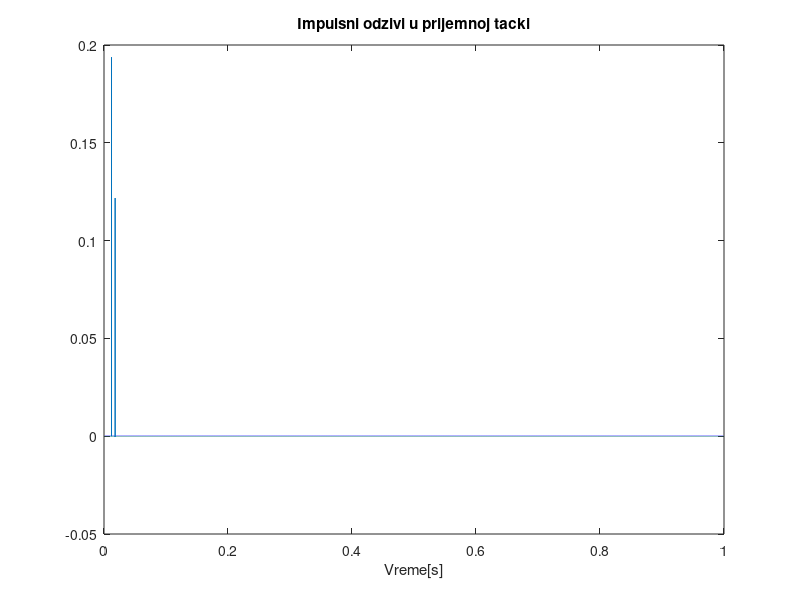
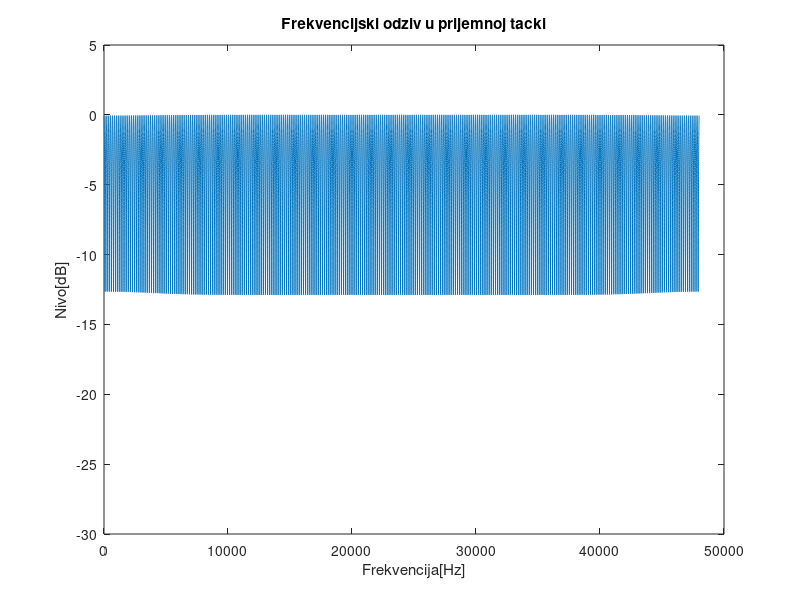
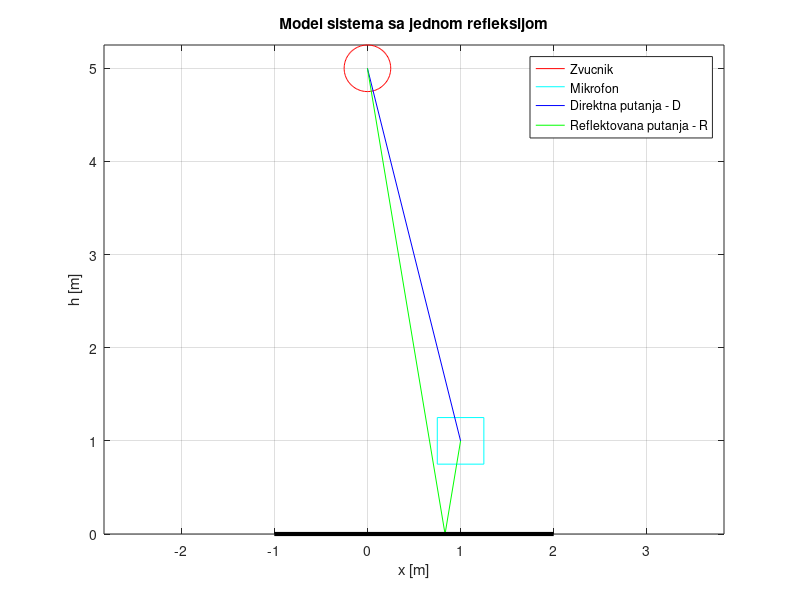

Here is the MATLAB script that generated these plots, in order: (Note: this script raises an error after producing the figures.)
clear all; close all; clc;

hz=5; %visina zvucnika u metrima
hm=1; %visina mikofona u metrima
xm=1; %udaljenost mikrofona od zvucnika u metrima

uz=4; %usmerenost zvucnika: 1 omnidirekciona 2 kardioida 3 bidirekciona 4 hiperkardioida
um=4; %usmerenost mikrofona 1 omnidirekciona 2 kardioida 3 bidirekciona 4 hiperkardioida
m=2; %materijal 1 beton 2 drvo 3 panel

fs=48000;
c=340;
const=sqrt(413/(4*pi));
N=10;

teta=atan((hz+hm)/xm);
D=sqrt((xm)^2+(hz-hm)^2);

if (xm==0)
    disp('Zvucnik i mikrofon moraju biti razmaknuti!')
    return
end

if (teta==0 || isnan(teta))
    R=xm;
    r1=xm;
    
else
    R1=hz/sin(teta);
    r1=hz*xm/(hm+hz);
    R2=hm/sin(teta);
    R=R1+R2;
end

usmerenost = zeros(4,1);
usmerenost(1,1) = 1;
usmerenost(2,1) =  0.5*(1+cos(teta));
usmerenost(3,1) =  cos(teta);
usmerenost(4,1) =  0.25*(1+3*cos(teta));

Ad=const/D.*usmerenost(uz,1).*usmerenost(um, 1);
taud=D/c;
taud_odb=round(taud*fs);

Ar=const/R.*usmerenost(uz,1).*usmerenost(um, 1);
taur=R/c;
taur_odb=round(taur*fs);

odzivd=zeros(1,fs);
odzivd(taud_odb)=Ad;

odzivr=zeros(1,fs);
odzivr(taur_odb)=Ar;

f = [125 250 500 1000 2000 4000 8000];
Ref = zeros(3,9);
Ref(1,:) = [0.99 0.99 0.98 0.98 0.98 0.98 0.95 0.95 0.95]; %Beton
Ref(2,:) = [0.82 0.82 0.88 0.90 0.91 0.92 0.93 0.93 0.93]; % Drvo
Ref(3,:) = [0.54 0.54 0.07 0 0 0 0 0 0]; %Panel
h = fir2(N,[0 f/(fs/2) 1],Ref(m,:));

odzivr = filter(h,1,odzivr);
odziv_ukupno = odzivr + odzivd;

t=(0:length(odziv_ukupno)-1)/fs;
figure, plot(t,odziv_ukupno);
title('Impulsni odzivi u prijemnoj tacki')
xlabel('Vreme[s]');


X=fft(odziv_ukupno);
f=(0:length(X)-1)/length(X)*fs;
figure, plot(f,20*log10(abs(X)/max(abs(X))));
title('Frekvencijski odziv u prijemnoj tacki')
xlabel('Frekvencija[Hz]'), ylabel('Nivo[dB]')
ylim([-30 5]);

th = 0:pi/50:2*pi;
r=0.25;
x0 = r * cos(th);
y0 = r * sin(th) + hz;

x2 = [xm-0.25, xm+0.25, xm+0.25, xm-0.25, xm-0.25];
y2 = [hm-0.25, hm-0.25, hm+0.25, hm+0.25, hm-0.25];

figure,
plot(x0, y0, 'r');
hold all
plot(x2, y2, 'c');
hold all
plot([0 xm], [hz hm],'b');
hold all
plot([0 r1 xm],[hz 0 hm],'g');
hold all
plot([-1 xm+1], [0 0],'k', 'LineWidth',3);
grid
xlabel('x [m]');
ylabel('h [m]');
legend('Zvucnik','Mikrofon','Direktna putanja - D','Reflektovana putanja - R');
axis equal
title('Model sistema sa jednom refleksijom')

teta=teta*180/pi;

Reflektovani_ugao_u_stepenima = teta

[X_pom, fokt]=f_oktavno(odziv_ukupno,fs);
figure, semilogx(X_pom,fokt);
title('Frekvencijski odziv po oktavama u prijemnoj tacki')
xlabel('Frekvencija[Hz]'), ylabel('Nivo[dB]')